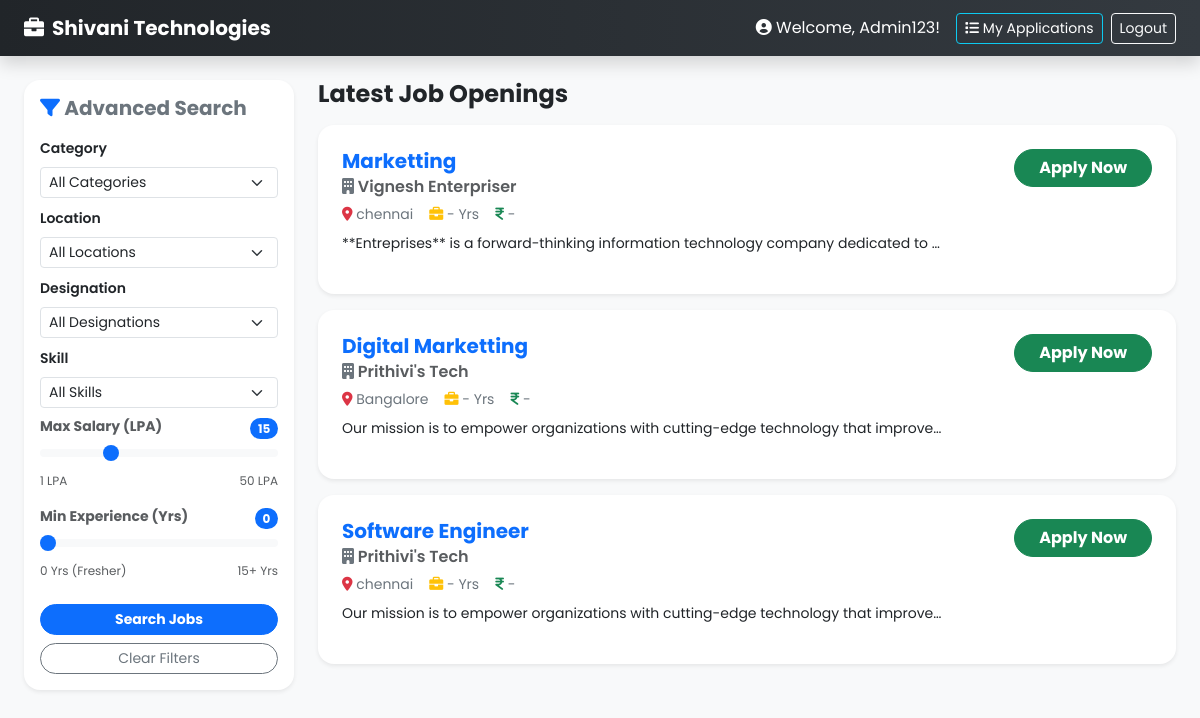
Screenshot of /dashboard/ (signed in) with the database file from the repository.
### core/models.py (models this page shows, shortened)
class User(AbstractUser):
    ROLE_CHOICES = (
        ('candidate', 'Candidate'),
        ('hr', 'HR'),
        ('admin', 'Admin'),
    )
    role = models.CharField(max_length=20, choices=ROLE_CHOICES, default='candidate')
    phone_number = models.CharField(max_length=15, blank=True, null=True)
    groups = models.ManyToManyField("auth.Group", related_name="core_user_groups", blank=True)
    user_permissions = models.ManyToManyField("auth.Permission", related_name="core_user_permissions", blank=True)
    class Meta:
        verbose_name = "User"
        verbose_name_plural = "Users"

class JobOpening(models.Model):
    company = models.ForeignKey(Company, on_delete=models.CASCADE, related_name='job_openings')
    title = models.CharField(max_length=255)
    category = models.ForeignKey(Category, on_delete=models.SET_NULL, null=True)
    designation = models.ForeignKey(Designation, on_delete=models.SET_NULL, null=True)
    location = models.ForeignKey(Location, on_delete=models.SET_NULL, null=True)
    skills = models.ManyToManyField(Skill)
    salary_range = models.CharField(max_length=100)
    experience_required = models.IntegerField(help_text="In Years")
    qualification = models.CharField(max_length=255)
    description = models.TextField()
    created_at = models.DateTimeField(auto_now_add=True)
    hr = models.ForeignKey(User, on_delete=models.CASCADE, null=True, blank=True)
    title = models.CharField(max_length=200)

class Company(models.Model):
    hr = models.OneToOneField(User, on_delete=models.CASCADE, related_name='company')
    name = models.CharField(max_length=255)
    email = models.EmailField(unique=True)
    phone = models.CharField(max_length=15)
    address = models.TextField()
    is_verified = models.BooleanField(default=False)
    class Meta:
        verbose_name_plural = "Companies"

class Location(models.Model):
    name = models.CharField(max_length=100, unique=True)

### core/views.py (the view)
# urls.py: path('dashboard/', views.candidate_dashboard, name='candidate_dashboard'),
@login_required(login_url='candidate_login')
def candidate_dashboard(request):
    jobs = JobOpening.objects.all().order_by('-created_at')
    category_id = request.GET.get('category')
    location_id = request.GET.get('location')
    designation_id = request.GET.get('designation')
    skill_id = request.GET.get('skill')
    max_salary = request.GET.get('salary')
    min_experience = request.GET.get('experience')
    if category_id:
        jobs = jobs.filter(category_id=category_id)
    if location_id:
        jobs = jobs.filter(location_id=location_id)
    if designation_id:
        jobs = jobs.filter(designation_id=designation_id)
    if skill_id:
        jobs = jobs.filter(skills__id=skill_id)
    if max_salary:
        jobs = jobs.filter(salary_range__icontains=max_salary)
    if min_experience:
        jobs = jobs.filter(experience_required__icontains=min_experience)
    context = {
        'jobs': jobs.distinct(),
        'categories': Category.objects.all(),
        'locations': Location.objects.all(),
        'designations': Designation.objects.all(),
        'skills': Skill.objects.all(),
    }
    return render(request, 'core/dashboard.html', context)

### core/templates/core/dashboard.html (shortened to what this page needs)
<!DOCTYPE html>
<html lang="en">
<head>
    <link rel="stylesheet" href="https://cdn.jsdelivr.net/npm/bootstrap@5.3.0/dist/css/bootstrap.min.css">
    <link rel="stylesheet" href="https://cdnjs.cloudflare.com/ajax/libs/font-awesome/6.0.0/css/all.min.css">
</head>
<body class="fade-in">
    <nav class="navbar navbar-expand-lg navbar-dark px-4 shadow">
        <a class="navbar-brand fw-bold" href="#"><i class="fa fa-briefcase me-2"></i>Shivani Technologies</a>
        <div class="ms-auto d-flex align-items-center">
            <span class="text-white me-3"><i class="fa fa-user-circle"></i> Welcome, {{ request.user.username }}!</span>
            <a href="{% url 'my_applications' %}" class="btn btn-outline-info btn-sm me-2 text-white"><i class="fa fa-list"></i> My Applications</a>
            <a href="{% url 'logout' %}" class="btn btn-outline-light btn-sm">Logout</a>
        </div>
    </nav>
    <div class="container-fluid mt-4 px-4">
        <div class="row">
            <div class="col-md-3 mb-4">
                <div class="card shadow-sm border-0 p-3 bg-white rounded-4">
                    <h5 class="fw-bold text-secondary mb-3"><i class="fa fa-filter text-primary"></i> Advanced Search</h5>
                    <form method="GET" action="">
                        <div class="mb-2">
                            <label class="form-label small fw-semibold">Category</label>
                            <select name="category" class="form-select form-select-sm">
                                <option value="">All Categories</option>
                            </select>
                        </div>
                        <div class="mb-2">
                            <label class="form-label small fw-semibold">Location</label>
                            <select name="location" class="form-select form-select-sm">
                                <option value="">All Locations</option>
                            </select>
                        </div>
                        <div class="mb-2">
                            <label class="form-label small fw-semibold">Designation</label>
                            <select name="designation" class="form-select form-select-sm">
                                <option value="">All Designations</option>
                            </select>
                        </div>
                        <div class="mb-2">
                            <label class="form-label small fw-semibold">Skill</label>
                            <select name="skill" class="form-select form-select-sm">
                                <option value="">All Skills</option>
                            </select>
                        </div>
                        <div class="mb-3">
                            <div class="d-flex justify-content-between align-items-center">
                                <label class="form-label small fw-bold text-muted mb-1">Max Salary (LPA)</label>
                                <span id="salaryValue" class="badge bg-primary rounded-pill small fw-bold">
                                    {% if request.GET.salary %}{{ request.GET.salary }}{% else %}15{% endif %}
                                </span>
                            </div>
                            <input type="range" name="salary" class="form-range" min="1" max="50" step="1"
                                   id="salarySlider" value="{% if request.GET.salary %}{{ request.GET.salary }}{% else %}15{% endif %}"
                                   oninput="document.getElementById('salaryValue').innerText = this.value">
                            <div class="d-flex justify-content-between text-muted" style="font-size: 0.75rem;">
                                <span>1 LPA</span>
                                <span>50 LPA</span>
                            </div>
                        </div>
                        <div class="mb-4">
                            <div class="d-flex justify-content-between align-items-center">
                                <label class="form-label small fw-bold text-muted mb-1">Min Experience (Yrs)</label>
                                <span id="expValue" class="badge bg-primary rounded-pill small fw-bold">
                                    {% if request.GET.experience %}{{ request.GET.experience }}{% else %}0{% endif %}
                                </span>
                            </div>
                            <input type="range" name="experience" class="form-range" min="0" max="15" step="1"
                                   id="expSlider" value="{% if request.GET.experience %}{{ request.GET.experience }}{% else %}0{% endif %}"
                                   oninput="document.getElementById('expValue').innerText = this.value">
                            <div class="d-flex justify-content-between text-muted" style="font-size: 0.75rem;">
                                <span>0 Yrs (Fresher)</span>
                                <span>15+ Yrs</span>
                            </div>
                        </div>
                        <button type="submit" class="btn btn-primary btn-sm w-100 rounded-pill fw-bold">Search Jobs</button>
                        <a href="{% url 'candidate_dashboard' %}" class="btn btn-outline-secondary btn-sm w-100 rounded-pill mt-2">Clear Filters</a>
                    </form>
                </div>
            </div>
            <div class="col-md-9">
                <h4 class="fw-bold text-dark mb-3">Latest Job Openings</h4>
                {% if jobs %}
                    {% for job in jobs %}
                        <div class="card shadow-sm border-0 p-4 mb-3 bg-white rounded-4 hover-shadow">
                            <div class="d-flex justify-content-between align-items-start">
                                <div>
                                    <h5 class="fw-bold text-primary mb-1">{{ job.title }}</h5>
                                    <h6 class="text-muted fw-semibold mb-2"><i class="fa fa-building text-secondary"></i> {{ job.company.name }}</h6>
                                    <div class="d-flex flex-wrap gap-3 my-2 text-secondary small">
                                        <span><i class="fa fa-map-marker-alt text-danger"></i> {{ job.location.name }}</span>
                                        <span><i class="fa fa-briefcase text-warning"></i> {{ job.min_experience }}-{{ job.max_experience }} Yrs</span>
                                        <span><i class="fa fa-indian-rupee-sign text-success"></i> {{ job.min_salary }} - {{ job.max_salary }}</span>
                                    </div>
                                    <p class="text-dark mt-2 small text-truncate" style="max-width: 600px;">{{ job.description }}</p>
                                </div>
                                {% if job.id in applied_job_ids %}
                                    <button class="btn btn-secondary rounded-pill px-4 btn-md fw-bold disabled" style="opacity: 0.8;">Applied</button>
                                {% else %}
                                    <a href="{% url 'apply_job' job.id %}" class="btn btn-success rounded-pill px-4 btn-md fw-bold">Apply Now</a>
                                {% endif %}
                            </div>
                        </div>
                    {% endfor %}
                {% else %}
                    <div class="alert alert-info text-center p-5 rounded-4">
                        <h5><i class="fa fa-search"></i> No job openings available!</h5>
                    </div>
                {% endif %}
            </div>
        </div>
    </div>
</body>
</html>

### core/templates/core/dashboard.html (style rules this page uses)
body { font-family: 'Poppins', sans-serif; background-color: #f8f9fa; }
.hover-shadow { transition: all 0.4s cubic-bezier(0.175, 0.885, 0.32, 1.275); }
.navbar { background: linear-gradient(90deg, #212529, #343a40) !important; }
.fade-in { animation: fadeIn 0.8s ease-in; }

### rows the page displays
User: user.username "Admin123"
JobOpening: title "Marketting", company.name "Vignesh Enterpriser", location.name "chennai", description "**Entreprises** is a forward-thinking information technology company dedicated to…", shows "Apply Now"
JobOpening: title "Digital Marketting", company.name "Prithivi's Tech", location.name "Bangalore", description "Our mission is to empower organizations with cutting-edge technology that improve…", shows "Apply Now"
JobOpening: title "Software Engineer", company.name "Prithivi's Tech", location.name "chennai", description "Our mission is to empower organizations with cutting-edge technology that improve…", shows "Apply Now"
